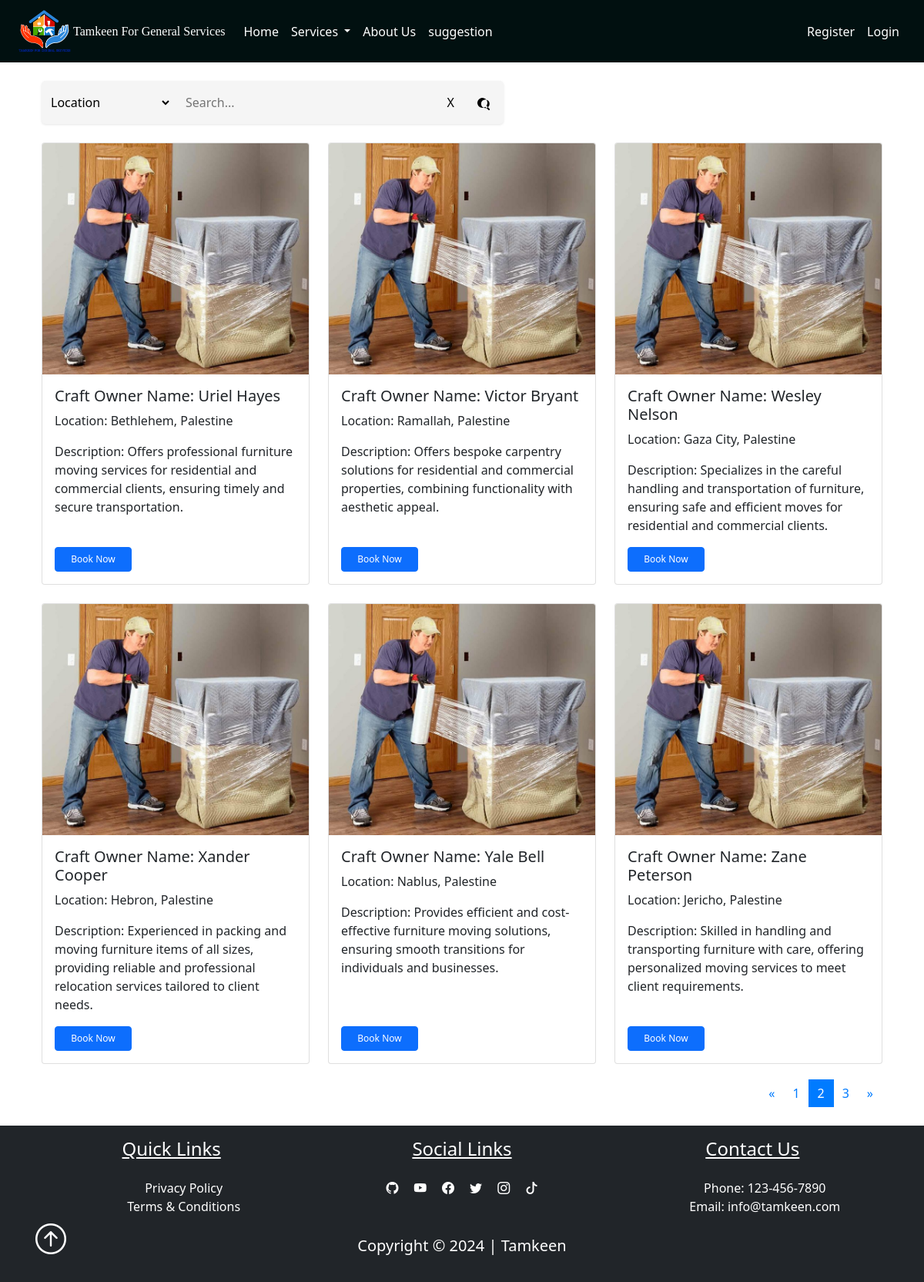
/movingFur?page=2, run on the app's committed database.
### pythonic/models.py (models this page shows, shortened)
class User(db.Model, UserMixin):
    id = db.Column(db.Integer, primary_key=True)
    username = db.Column(db.String(25), unique=True, nullable=False)
    email = db.Column(db.String(125), unique=True, nullable=False)
    image_file = db.Column(db.String(20), nullable=False, default="prf.jpg")
    password = db.Column(db.String(60), nullable=False)
    address = db.Column(db.String(25), nullable=False)
    contactNumber = db.Column(db.String(10), nullable=False)
    user_type = db.Column(db.String(20), nullable=False)
    service_type = db.Column(db.String(20), nullable=True)
    description = db.Column(db.Text, nullable=True)
    service_id = db.Column(db.Integer, db.ForeignKey("service.id"), nullable=True)
    availability = db.relationship('Availability', uselist=False, backref='owner', lazy=True)
    works = db.relationship("Work", backref="maker", lazy=True)
    ratings = db.relationship('Rating', foreign_keys='Rating.craft_owner_id', backref='craft_owner', lazy=True)
    average_rating = db.Column(db.Float, nullable=True)

### pythonic/routes.py (the view)
@app.route('/movingFur')
def movingFur():
    page = request.args.get('page', 1, type=int)
    per_page = 6
    users, total_users, total_pages = get_movingFur_users_from_database(page, per_page)
    next_url = url_for('movingFur', page=page + 1) if page < total_pages else None
    prev_url = url_for('movingFur', page=page - 1) if page > 1 else None
    pages = range(1, total_pages + 1)
    return render_template('movingFur.html', movingFur_users=users, next_url=next_url, prev_url=prev_url, pages=pages, current_page=page)

### instance/helper.py (called while the page is built)
def get_movingFur_users_from_database(page, per_page):
    movingFur_pagination = User.query.filter_by(service_type='Moving Furniture').paginate(page=page, per_page=per_page, error_out=False)
    total_users = movingFur_pagination.total
    total_pages = movingFur_pagination.pages
    return movingFur_pagination.items, total_users, total_pages

### pythonic/templates/movingFur.html (shortened to what this page needs)
<!DOCTYPE html>
<html lang="en">
<head>
    <link href="{{ url_for('static', filename='css/bootstrap.min.css') }}" rel="stylesheet">
</head>
<body>
    {% extends "layout.html" %}
    {% block content %}
    <br>
    <div class="container">
        <div class="search-container">
            <select id="filterSelect">
                <option value="location">Location</option>
            </select>
            <input type="text" id="searchInput" placeholder="Search...">
            <button id="clearButton">X</button>
            <button id="searchButton">
            </button>
        </div>
        <br>
        <div class="row row-cols-1 row-cols-md-3 g-4" id="cardContainer">
            {% for user in movingFur_users %}
            <div class="col">
                <div class="card">
                    <img src="{{ url_for('static', filename=user.image_file) }}" class="card-img-top" alt="MovingFur image">
                    <div class="card-body">
                        <h5 class="card-title">Craft Owner Name: {{ user.username }}</h5>
                        <p class="card-text">Location: {{ user.address }}</p>
                        <p class="card-text">Description: {{ user.description }}</p>
                        <a href="/appointments?craft_owner={{ user.username }}&service_type={{ user.service_type }}" class="btn btn-primary" style="font-size: 12px; width: 100px;">Book Now</a>
                    </div>
                </div>
            </div>
            {% endfor %}
        </div>
        <div class="pagination-container">
            <nav aria-label="Page navigation">
                <ul class="pagination">
                    {% if prev_url %}
                    <li class="page-item">
                        <a class="page-link" href="{{ prev_url }}" aria-label="Previous">
                            <span aria-hidden="true">&laquo;</span>
                        </a>
                    </li>
                    {% endif %}
                    {% for page in pages %}
                    <li class="page-item {% if page == current_page %}active{% endif %}">
                        <a class="page-link" href="{{ url_for('movingFur', page=page) }}">{{ page }}</a>
                    </li>
                    {% endfor %}
                    {% if next_url %}
                    <li class="page-item">
                        <a class="page-link" href="{{ next_url }}" aria-label="Next">
                            <span aria-hidden="true">&raquo;</span>
                        </a>
                    </li>
                    {% endif %}
                </ul>
            </nav>
        </div>
    </div>
    <br>
    {% endblock %}

### pythonic/static/main.css (style rules this page uses)
.container { object-fit:fill; margin: auto; }

### pythonic/templates/movingFur.html (style rules this page uses)
.search-container { display: flex; align-items: center; background-color: #f5f5f5; padding: 8px; border-radius: 5px; box-shadow: 0px 1px 3px rgba(0, 0, 0, 0.1); width: 600px; margin-left: 0; }
#filterSelect { border: none; background-color: transparent; font-size: 16px; margin-right: 10px; flex-shrink: 0; }
#searchInput { flex-grow: 1; border: none; background-color: transparent; font-size: 16px; padding: 8px; }
#clearButton, #searchButton { border: none; background-color: transparent; font-size: 16px; cursor: pointer; padding: 0 10px; flex-shrink: 0; }
#searchButton svg { vertical-align: middle; }
#clearButton { margin-right: 10px; }
.btn-primary { margin-top: auto; font-size: 14px; padding: 5px 10px; }
.pagination-container { display: flex; justify-content: flex-end; align-items: center; margin-top: 20px; }
.pagination-container .pagination { margin: 0; }
.pagination-container .pagination .page-link { color: #007bff; background-color: transparent; border: none; cursor: pointer; }
.pagination-container .pagination .page-item.active .page-link { z-index: 1; color: #fff; background-color: #007bff; border-color: #007bff; }
.card { display: flex; flex-direction: column; justify-content: space-between; transition: transform 0.3s, box-shadow 0.3s; height: 100%; }
.card-body { flex-grow: 1; display: flex; flex-direction: column; justify-content: space-between; }
.card-img-top { height: 300px; object-fit: cover; }

### data on the page
User: image_file (picture), username "Uriel Hayes", address "Bethlehem, Palestine", description "Offers professional furniture moving services for residential and commercial clients, ensuring timely and secure transportation."
User: image_file (picture), username "Victor Bryant", address "Ramallah, Palestine", description "Offers bespoke carpentry solutions for residential and commercial properties, combining functionality with aesthetic appeal."
User: image_file (picture), username "Wesley Nelson", address "Gaza City, Palestine", description "Specializes in the careful handling and transportation of furniture, ensuring safe and efficient moves for residential and commercial clients."
User: image_file (picture), username "Xander Cooper", address "Hebron, Palestine", description "Experienced in packing and moving furniture items of all sizes, providing reliable and professional relocation services tailored to client needs."
User: image_file (picture), username "Yale Bell", address "Nablus, Palestine", description "Provides efficient and cost-effective furniture moving solutions, ensuring smooth transitions for individuals and businesses."
User: image_file (picture), username "Zane Peterson", address "Jericho, Palestine", description "Skilled in handling and transporting furniture with care, offering personalized moving services to meet client requirements."

### other printed values
{{ page }} "1" "2" "3"
